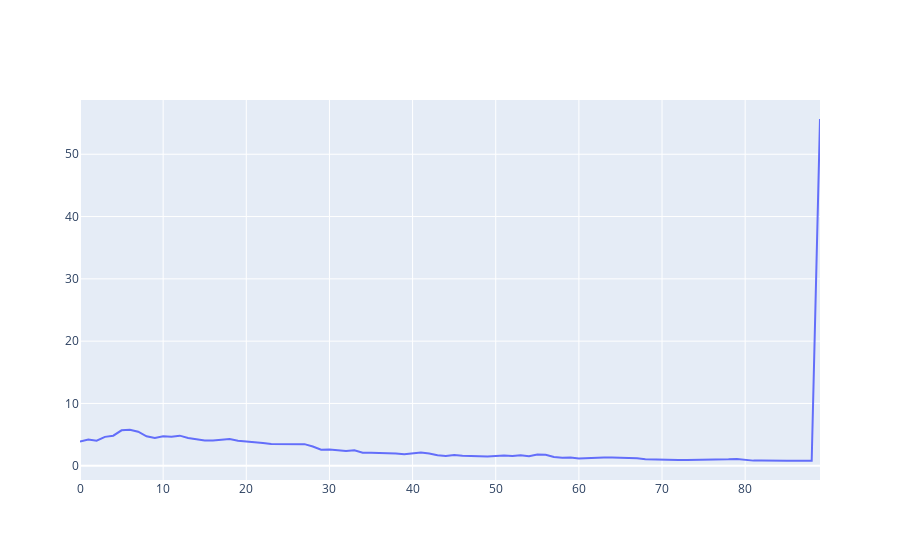

The notebook cell saved with this chart:
### Code cell
fig = go.Figure()
fig.add_trace(go.Scatter(x=p.index, y=p,mode='lines',name='Price'))
fig.show()
